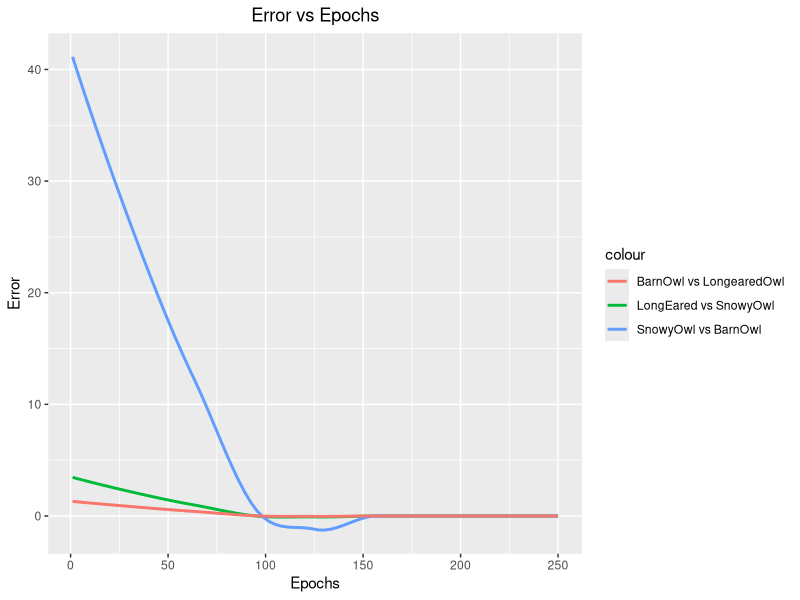
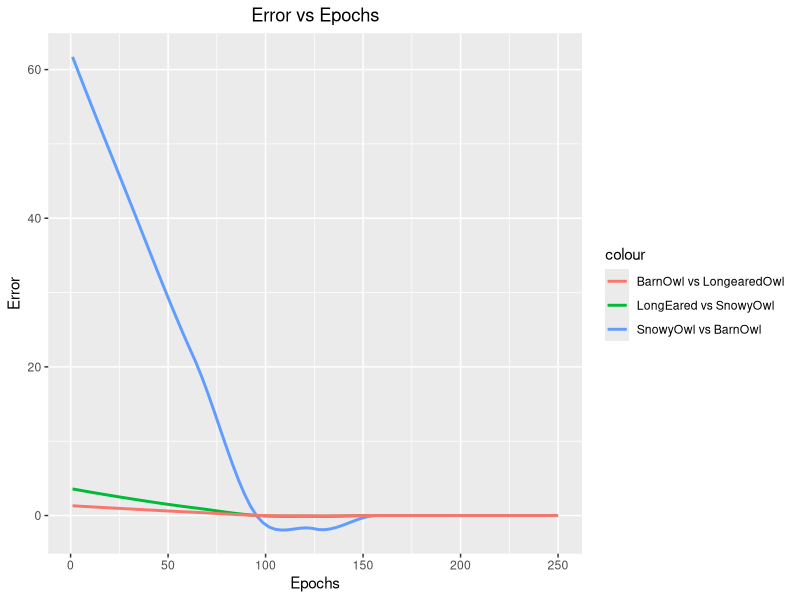

Recreate these plots in R, in order. (Note: a time limit stopped this script after it produced the figures.)
#########Downloading important packages
#install.packages("ggplot2")
library("ggplot2")
#install.packages("caret")
library("caret")
#########Upload Raw Dataset and name the columns

#getwd()

setwd("E:/New Volume/Academic/NUIG_College/ML/Assignment_3/")

Data_Set <-  read.csv("owls.csv", header = FALSE)

colnames(Data_Set) <- c("Body_Length","Wing_Length", "Body_Width", "Wing_Width", "Type")


Classification_Algo <- function(Data_Set, no_of_iterations){
  
  raw_data <- Data_Set
  cycles <- no_of_iterations
  
  ##########Normalizing Data
  
  normzng_functn <- function(x){
    ((x - min(x))/(max(x) - min(x)))
  }
  
  raw_data$Type <- as.factor(raw_data$Type)
  norm_data <- as.data.frame(apply(raw_data[,-5], 2, normzng_functn))
  norm_data$Type <- raw_data$Type
  
  #summary(norm_data)
  
  ##########Initial Data Exploration
  
  ggplot(raw_data, aes(x = Body_Length, y = Body_Width)) + 
    geom_point(aes(colour=Type, shape=Type), size = 3) +
    xlab("Body Length") + 
    ylab("Body Width") + 
    ggtitle("Body Length V/s Body Width as per Owl Type")
  
  ggplot(raw_data, aes(x = Wing_Length, y = Wing_Width)) + 
    geom_point(aes(colour=Type, shape=Type), size = 3) +
    xlab("Wing Length") + 
    ylab("Wing Width") + 
    ggtitle("Wing Length V/s Wing Width as per Owl Type")
  
  
  ###########Preparing Training and Test Data
  
  Accuracy_list <- vector(mode = 'numeric', length = cycles)
  
  for (k in 1:cycles){
    set.seed(340 + (70*k))   #Random calculation to calculate random value of k
    shuffle_index <- createDataPartition(norm_data$Type, p = .66, list = FALSE)
    TrainData <- norm_data[shuffle_index,]
    TestData <- norm_data[-shuffle_index,]
    
    Owl_type1_train <- TrainData[TrainData$Type == "LongEaredOwl",]
    Owl_type2_train <- TrainData[TrainData$Type == "SnowyOwl",]
    Owl_type3_train <- TrainData[TrainData$Type == "BarnOwl",]
    
    ###########Creating Binary Groups
    
    ####Pair_1##LongEared vs Snowvy Owl
    
    Train_Grp_1 <- rbind(Owl_type1_train,Owl_type2_train) 
    Train_Grp_1$Type <- ifelse((Train_Grp_1$Type == "LongEaredOwl"), 1, -1)
    
    Train_Grp_1_data <- Train_Grp_1[,(1:4)]
    Train_Grp_1_exptd <-Train_Grp_1[, 5]
    
    ####Pair_2##SnowyOwl vs BarnOwl
    
    Train_Grp_2 <- rbind(Owl_type2_train,Owl_type3_train) 
    Train_Grp_2$Type <- ifelse((Train_Grp_2$Type == "SnowyOwl"), 1, -1)
    
    Train_Grp_2_data <- Train_Grp_2[,(1:4)]
    Train_Grp_2_exptd <-Train_Grp_2[, 5]
    
    ####Pair_3##Barn_Owl Vs LongEaredOwl
    
    Train_Grp_3 <- rbind(Owl_type3_train,Owl_type1_train) 
    Train_Grp_3$Type <- ifelse((Train_Grp_3$Type == "BarnOwl"), 1, -1)
    
    Train_Grp_3_data <- Train_Grp_3[,(1:4)]
    Train_Grp_3_exptd <-Train_Grp_3[, 5]
    
    ###########Creating Perception Train and Test Algorithm
    
    #Calculate euclidean distance
    euclidean_dist <- function(x){
      sqrt(sum(x*x))
    }
    
    #Calculate distance from plane
    dist_plane <- function(z,w,b){
      sum(z*w) + b
    }
    
    #Function to assign value based on value
    activte_fun <- function(x,w,b){
      distances <- apply(x, 1, dist_plane,w,b)
      return(ifelse(distances < 0, -1, +1))
    }
    
    #Perceptron function to train the model
    perceptron <- function(x,y,learn_rate = 1){
      w <- rep(0, length = ncol(x))  #Initial weight
      b <- 0 #Initialize bias
      count <- 0 #track the run count
      err <- rep(0,1000) #count update of error
      Ecd_dist <- max(apply(x,1,euclidean_dist))
      flag <- TRUE
      
      #Back-propagation to adjust the weights to
      #keep the error at each unit proportional to 
      #the contribution of that unit towards total 
      #error of the process.
      while(flag){
        flag <- FALSE
        yc = activte_fun(x,w,b)
        for (i in 1:nrow(x)){
          if (y[i] != yc[i]){
            w <- w + learn_rate * y[i] * x[i,]
            b <- b + learn_rate * y[i] * (Ecd_dist)^2
            err[i] <- err[i] + 1
            flag <- TRUE
          }
        }
        count = count + 1
        if(count > 1000)  #flag to break the loop after 1000 iterations                  
          break
      }
      s <- euclidean_dist(w)
      return(list(w= w/s, b = b/s, error = err, iteration = count))
    }
    
    #Perceptron function to test the model
    perceptron_Test <- function(x,w,b){
      
      yc = activte_fun(x,w,b)
      
      return(list(predtcd_value = yc))
    }
    
    #Training the model
    p_1 = perceptron(Train_Grp_1_data,Train_Grp_1_exptd)
    p_2 = perceptron(Train_Grp_2_data,Train_Grp_2_exptd)
    p_3 = perceptron(Train_Grp_3_data,Train_Grp_3_exptd)
    
    #Testing the model
    p_test_1 <- perceptron_Test(TestData[,(1:4)],p_1$w,p_1$b)
    p_test_2 <- perceptron_Test(TestData[,(1:4)],p_2$w,p_2$b)
    p_test_3 <- perceptron_Test(TestData[,(1:4)],p_3$w,p_3$b)
    
    #Combining the predicted values
    Predctd_owl_type <- function(Test_model_Grp_1,Test_model_Grp_2,Test_model_Grp_3){
      
      Predcted_Type <- vector(mode = "numeric", length = nrow(TestData))
      
      for(i in 1:length(TestData$Type)){
        if((p_test_1$predtcd_value[i] == 1) & (p_test_3$predtcd_value[i] == -1)){
          Predcted_Type[i] = "LongEaredOwl"
        }
        
        if((p_test_2$predtcd_value[i] == 1) & (p_test_1$predtcd_value[i] == -1)){
          Predcted_Type[i] = "SnowyOwl"
        }
        
        if((p_test_3$predtcd_value[i] == 1) & (p_test_2$predtcd_value[i]== -1)){
          Predcted_Type[i] = "BarnOwl"
        }
      }
      return(Predcted_Type)
    }
    
    Prcted_OWL_Type <- Predctd_owl_type(p_test_1,p_test_2,p_test_3)
    
    confusion_matrix <- table(TestData$Type,Prcted_OWL_Type)
    
    Accuracy <- ((confusion_matrix["BarnOwl","BarnOwl"]+
                    confusion_matrix["LongEaredOwl","LongEaredOwl"]+
                    confusion_matrix["SnowyOwl","SnowyOwl"])/length(TestData$Type))
    
    Accuracy_list[k] <- Accuracy
    
    #Display the output
    Output <- list(
      Actual_Owl_Type = TestData$Type,
      Predicted_Owl_Type = Prcted_OWL_Type,
      Confusion_Matrix = confusion_matrix,
      Current_itr_Accuracy = Accuracy,
      List_Of_Accuracies = Accuracy_list,
      Perceptron_1_weights = p_1$w,
      Perceptron_1_bias = p_1$b,
      Perceptron_2_weights = p_2$w,
      Perceptron_2_bias = p_2$b,
      Perceptron_3_weights = p_3$w,
      Perceptron_3_bias = p_3$b,
      Perceptron_1_Epochs = p_1$iteration,
      Perceptron_2_Epochs = p_2$iteration,
      Perceptron_3_Epochs = p_3$iteration
    )
    
    print(Output)
    
    print(ggplot()+
            geom_smooth(aes(x = c(1:250), y = p_1$err[1:250], colour = "LongEared vs SnowyOwl"), se = F)+
            geom_smooth(aes(x = c(1:250), y = p_2$err[1:250], colour = "SnowyOwl vs BarnOwl"), se=F)+
            geom_smooth(aes(x = c(1:250), y = p_3$err[1:250], colour = "BarnOwl vs LongearedOwl"), se=F)+
            ggtitle("Error vs Epochs")+
            xlab("Epochs")+
            ylab("Error")+
            theme(plot.title = element_text(hjust = 0.5)))
    
  }
 
  cat("Mean Accuracy is:", mean(Accuracy_list))

}

Classification_Algo(Data_Set,10)


  
